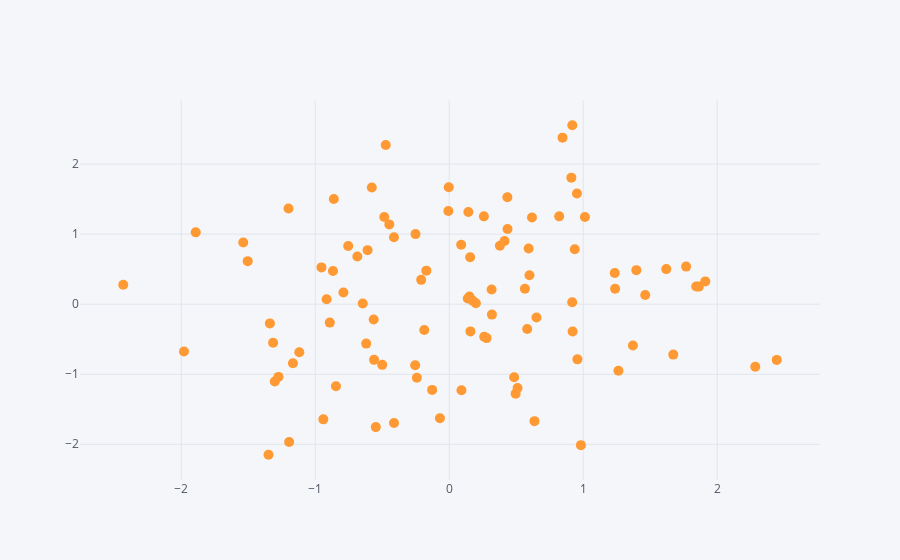

The cell this chart's notebook holds for it:
### Code cell
df.iplot(kind='scatter', x='A',y='B',mode='markers',size=10)
